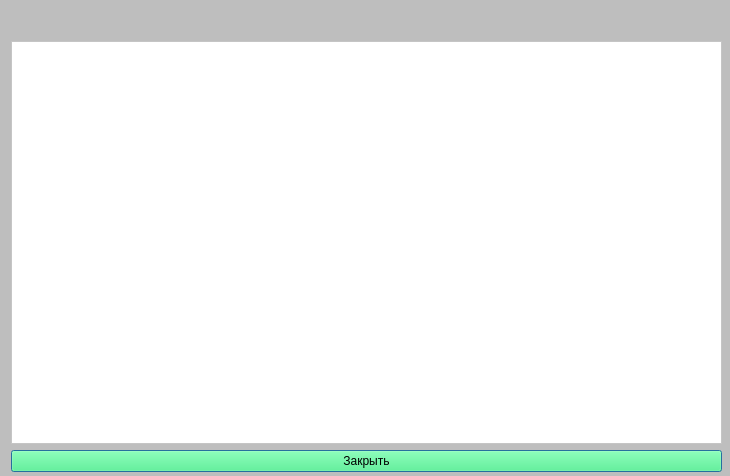
<?xml version="1.0" encoding="UTF-8"?>
<ui version="4.0">
 <class>table</class>
 <widget class="QDialog" name="table">
  <property name="geometry">
   <rect>
    <x>0</x>
    <y>0</y>
    <width>730</width>
    <height>476</height>
   </rect>
  </property>
  <property name="windowTitle">
   <string>Dialog</string>
  </property>
  <property name="styleSheet">
   <string notr="true">background-color: rgb(190, 190, 190);</string>
  </property>
  <widget class="QWidget" name="layoutWidget">
   <property name="geometry">
    <rect>
     <x>11</x>
     <y>41</y>
     <width>711</width>
     <height>431</height>
    </rect>
   </property>
   <layout class="QVBoxLayout" name="verticalLayout">
    <item>
     <widget class="QTableWidget" name="tableWidget">
      <property name="styleSheet">
       <string notr="true">background-color: rgb(255, 255, 255);</string>
      </property>
     </widget>
    </item>
    <item>
     <widget class="QPushButton" name="pushButton">
      <property name="styleSheet">
       <string notr="true">background-color: rgb(57, 255, 120);</string>
      </property>
      <property name="text">
       <string>Закрыть</string>
      </property>
     </widget>
    </item>
   </layout>
  </widget>
 </widget>
 <resources/>
 <connections>
  <connection>
   <sender>pushButton</sender>
   <signal>clicked()</signal>
   <receiver>table</receiver>
   <slot>hide()</slot>
   <hints>
    <hint type="sourcelabel">
     <x>265</x>
     <y>470</y>
    </hint>
    <hint type="destinationlabel">
     <x>250</x>
     <y>425</y>
    </hint>
   </hints>
  </connection>
 </connections>
</ui>
